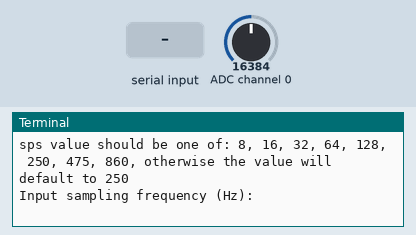
This program was run on a simulated Raspberry Pi (BCM pin numbers). Parts: the last lines printed to the terminal. The test bench sets the inputs (shaded band); at power-on: ADC channel 0 = 16384 (analog values on the 0–32767 scale). The clock reads 2024-03-15 10:24:30 at power-on unless the program sets it.

Above: at 1.2 s.
1.3 s: "5" typed at the terminal, then Enter
At 2.3 s:
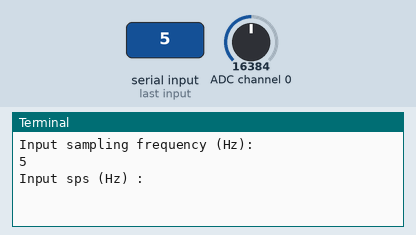
2.8 s: "90" typed at the terminal, then Enter
At 3.5 s:
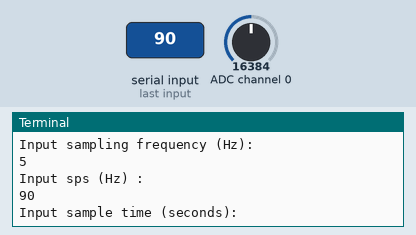
4.3 s: "200" typed at the terminal, then Enter
At 4.46 s:
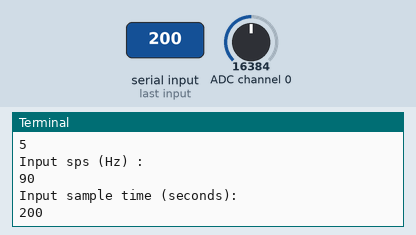
6.2 s: ADC channel 0 set to 22936
At 6.26 s:
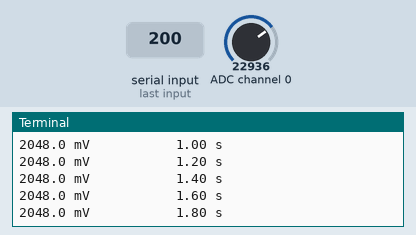
7.7 s: ADC channel 0 set to 28834
At 8.06 s:
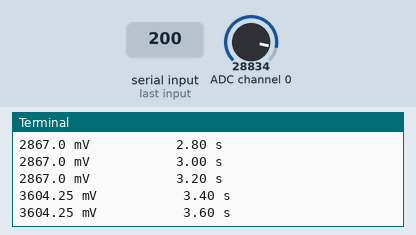
Timing chart, 0 to 10.2 s (numbered marks = the images above; inputs shaded):
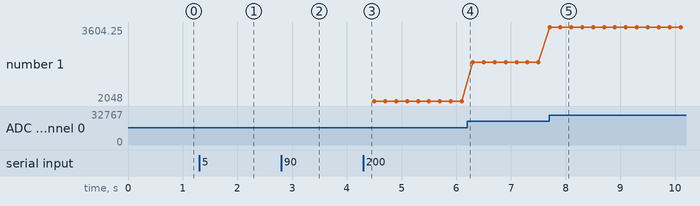

The program:

print_adc_readings.py
```python
#	print_adc_readings.py - 12/9/2013. Written by David Purdie as part of the openlabtools initiative
#   Uses the adafruit python libraries to sample the ADS1115 at a user defined sampling frequency

from Adafruit_ADS1x15 import ADS1x15
import time
import numpy as np

pga = 6144					# Set full-scale range of programable gain amplifier (page 13 of data sheet), change depending on the input voltage range
ADS1115 = 0x01				# Specify that the device being used is the ADS1115, for the ADS1015 used 0x00
adc = ADS1x15(ic=ADS1115)	# Create instance of the class ADS1x15 called adc

# Function to print sampled values to the terminal
def logdata():

	print "sps value should be one of: 8, 16, 32, 64, 128, 250, 475, 860, otherwise the value will default to 250"

	frequency = input("Input sampling frequency (Hz):     ")	# Get sampling frequency from user
	sps = input("Input sps (Hz) :     ")						# Get ads1115 sps value from the user
	time1 = input("Input sample time (seconds):     ")			# Get how long to sample for from the user

	period = 1.0 / frequency		# Calculate sampling period

	datapoints = int(time1*frequency)		# Datapoints is the total number of samples to take, which must be an integer

	startTime=time.time()					# Time of first sample
	t1=startTime							# T1 is last sample time
	t2=t1									# T2 is current time

	for x in range (0,datapoints) :		# Loop in which data is sampled

			while (t2-t1 < period) :		# Check if t2-t1 is less then sample period, if it is then update t2
				t2=time.time()				# and check again
			t1+=period						# Update last sample time by the sampling period

			print adc.readADCSingleEnded(0, pga, sps), "mV		", ("%.2f" % (t2-startTime)) , "s"		# Print sampled value and time to the terminal

# Call to logdata function
logdata()
```

Measured:
- after the input at 1.3 s, the terminal: prints a new line at once (image 1)
- after the input at 2.8 s, the terminal: prints a new line at once (image 2)
- after the input at 4.3 s, the terminal: prints a new line at once (image 3)
- after the input at 7.7 s, the terminal: prints a new line at once (image 5)
- plotted number 1: 2048 → 2867 after the input at 6.2 s, 2867 → 3604.25 after the input at 7.7 s
